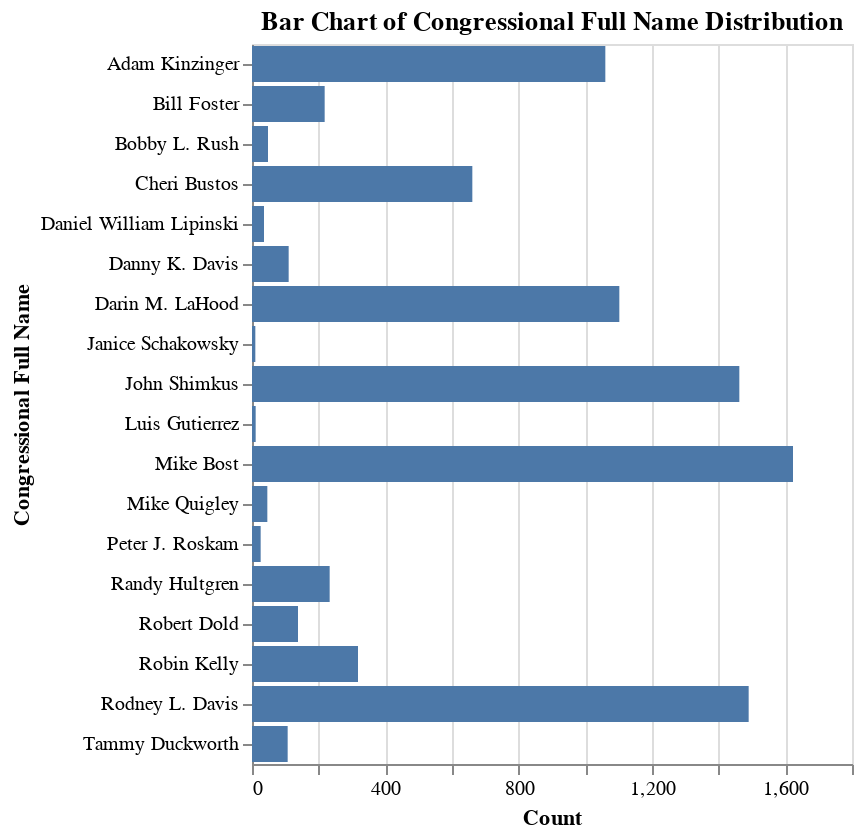

Here is the notebook cell this chart was saved with:
### Code cell
bar_chart_congressional

### Figure 1 — Vega-Lite specification as saved in the notebook (floating-point values rounded to 4 significant figures)
{"config": {"view": {"continuousWidth": 300, "continuousHeight": 300}}, "data": {"name": "data-b6909ae3d553243c48e819226151ecb8"}, "mark": {"type": "bar"}, "encoding": {"tooltip": [{"field": "Congressional Full Name", "type": "nominal"}, {"field": "Count", "type": "quantitative"}], "x": {"field": "Count", "type": "quantitative"}, "y": {"field": "Congressional Full Name", "title": "Congressional Full Name", "type": "ordinal"}}, "title": "Bar Chart of Congressional Full Name Distribution", "$schema": "https://vega.github.io/schema/vega-lite/v5.15.1.json", "datasets": {"data-b6909ae3d553243c48e819226151ecb8": [{"Congressional Full Name": "Mike Bost", "Count": 1623}, {"Congressional Full Name": "Rodney L. Davis", "Count": 1490}, {"Congressional Full Name": "John Shimkus", "Count": 1462}, {"Congressional Full Name": "Darin M. LaHood", "Count": 1102}, {"Congressional Full Name": "Adam Kinzinger", "Count": 1060}, {"Congressional Full Name": "Cheri Bustos", "Count": 661}, {"Congressional Full Name": "Robin Kelly", "Count": 318}, {"Congressional Full Name": "Randy Hultgren", "Count": 233}, {"Congressional Full Name": "Bill Foster", "Count": 218}, {"Congressional Full Name": "Robert Dold", "Count": 138}, {"Congressional Full Name": "Danny K. Davis", "Count": 110}, {"Congressional Full Name": "Tammy Duckworth", "Count": 107}, {"Congressional Full Name": "Bobby L. Rush", "Count": 48}, {"Congressional Full Name": "Mike Quigley", "Count": 46}, {"Congressional Full Name": "Daniel William Lipinski", "Count": 36}, {"Congressional Full Name": "Peter J. Roskam", "Count": 26}, {"Congressional Full Name": "Luis Gutierrez", "Count": 11}, {"Congressional Full Name": "Janice Schakowsky", "Count": 10}]}}
